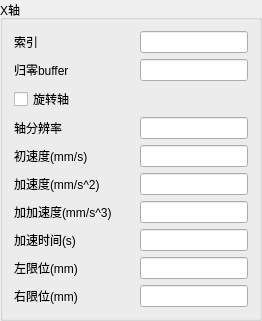
             <widget class="QGroupBox" name="groupBox_MotionControlX">
              <property name="minimumSize">
               <size>
                <width>0</width>
                <height>20</height>
               </size>
              </property>
              <property name="title">
               <string>X轴</string>
              </property>
              <layout class="QFormLayout" name="formLayout_31">
               <item row="0" column="0">
                <widget class="QLabel" name="label_213">
                 <property name="minimumSize">
                  <size>
                   <width>120</width>
                   <height>20</height>
                  </size>
                 </property>
                 <property name="text">
                  <string>索引</string>
                 </property>
                </widget>
               </item>
               <item row="0" column="1">
                <widget class="QLineEdit" name="lineEdit_MotionControlX_XIndex">
                 <property name="minimumSize">
                  <size>
                   <width>80</width>
                   <height>20</height>
                  </size>
                 </property>
                </widget>
               </item>
               <item row="1" column="0">
                <widget class="QLabel" name="label_MotionControlX_XHomeBuffer">
                 <property name="minimumSize">
                  <size>
                   <width>0</width>
                   <height>20</height>
                  </size>
                 </property>
                 <property name="text">
                  <string>归零buffer</string>
                 </property>
                </widget>
               </item>
               <item row="1" column="1">
                <widget class="QLineEdit" name="lineEdit_MotionControlX_XHomeBuffer">
                 <property name="minimumSize">
                  <size>
                   <width>80</width>
                   <height>20</height>
                  </size>
                 </property>
                </widget>
               </item>
               <item row="2" column="0">
                <widget class="QCheckBox" name="checkBox_MotionControlX_XRotation">
                 <property name="minimumSize">
                  <size>
                   <width>0</width>
                   <height>20</height>
                  </size>
                 </property>
                 <property name="text">
                  <string>旋转轴</string>
                 </property>
                </widget>
               </item>
               <item row="3" column="0">
                <widget class="QLabel" name="label_215">
                 <property name="minimumSize">
                  <size>
                   <width>0</width>
                   <height>20</height>
                  </size>
                 </property>
                 <property name="text">
                  <string>轴分辨率</string>
                 </property>
                </widget>
               </item>
               <item row="3" column="1">
                <widget class="QLineEdit" name="lineEdit_MotionControlX_XResolution">
                 <property name="minimumSize">
                  <size>
                   <width>80</width>
                   <height>20</height>
                  </size>
                 </property>
                </widget>
               </item>
               <item row="4" column="0">
                <widget class="QLabel" name="label_MotionControlX_XStartVel">
                 <property name="minimumSize">
                  <size>
                   <width>0</width>
                   <height>20</height>
                  </size>
                 </property>
                 <property name="text">
                  <string>初速度(mm/s)</string>
                 </property>
                </widget>
               </item>
               <item row="4" column="1">
                <widget class="QLineEdit" name="lineEdit_MotionControlX_XStartVel">
                 <property name="minimumSize">
                  <size>
                   <width>80</width>
                   <height>20</height>
                  </size>
                 </property>
                </widget>
               </item>
               <item row="5" column="0">
                <widget class="QLabel" name="label_MotionControlX_XAcc">
                 <property name="minimumSize">
                  <size>
                   <width>0</width>
                   <height>20</height>
                  </size>
                 </property>
                 <property name="text">
                  <string>加速度(mm/s^2)</string>
                 </property>
                </widget>
               </item>
               <item row="5" column="1">
                <widget class="QLineEdit" name="lineEdit_MotionControlX_XAcc">
                 <property name="minimumSize">
                  <size>
                   <width>80</width>
                   <height>20</height>
                  </size>
                 </property>
                </widget>
               </item>
               <item row="6" column="0">
                <widget class="QLabel" name="label_MotionControlX_XJerk">
                 <property name="minimumSize">
                  <size>
                   <width>0</width>
                   <height>20</height>
                  </size>
                 </property>
                 <property name="text">
                  <string>加加速度(mm/s^3)</string>
                 </property>
                </widget>
               </item>
               <item row="6" column="1">
                <widget class="QLineEdit" name="lineEdit_MotionControlX_XJerk">
                 <property name="minimumSize">
                  <size>
                   <width>80</width>
                   <height>20</height>
                  </size>
                 </property>
                </widget>
               </item>
               <item row="7" column="0">
                <widget class="QLabel" name="label_MotionControlX_XTime">
                 <property name="minimumSize">
                  <size>
                   <width>0</width>
                   <height>20</height>
                  </size>
                 </property>
                 <property name="text">
                  <string>加速时间(s)</string>
                 </property>
                </widget>
               </item>
               <item row="7" column="1">
                <widget class="QLineEdit" name="lineEdit_MotionControlX_XTime">
                 <property name="minimumSize">
                  <size>
                   <width>80</width>
                   <height>20</height>
                  </size>
                 </property>
                </widget>
               </item>
               <item row="8" column="0">
                <widget class="QLabel" name="label_210">
                 <property name="minimumSize">
                  <size>
                   <width>0</width>
                   <height>20</height>
                  </size>
                 </property>
                 <property name="text">
                  <string>左限位(mm)</string>
                 </property>
                </widget>
               </item>
               <item row="8" column="1">
                <widget class="QLineEdit" name="lineEdit_MotionControlX_XLeftLimit">
                 <property name="minimumSize">
                  <size>
                   <width>80</width>
                   <height>20</height>
                  </size>
                 </property>
                </widget>
               </item>
               <item row="9" column="0">
                <widget class="QLabel" name="label_212">
                 <property name="minimumSize">
                  <size>
                   <width>0</width>
                   <height>20</height>
                  </size>
                 </property>
                 <property name="text">
                  <string>右限位(mm)</string>
                 </property>
                </widget>
               </item>
               <item row="9" column="1">
                <widget class="QLineEdit" name="lineEdit_MotionControlX_XRightLimit">
                 <property name="minimumSize">
                  <size>
                   <width>80</width>
                   <height>20</height>
                  </size>
                 </property>
                 <property name="text">
                  <string/>
                 </property>
                </widget>
               </item>
              </layout>
             </widget>
